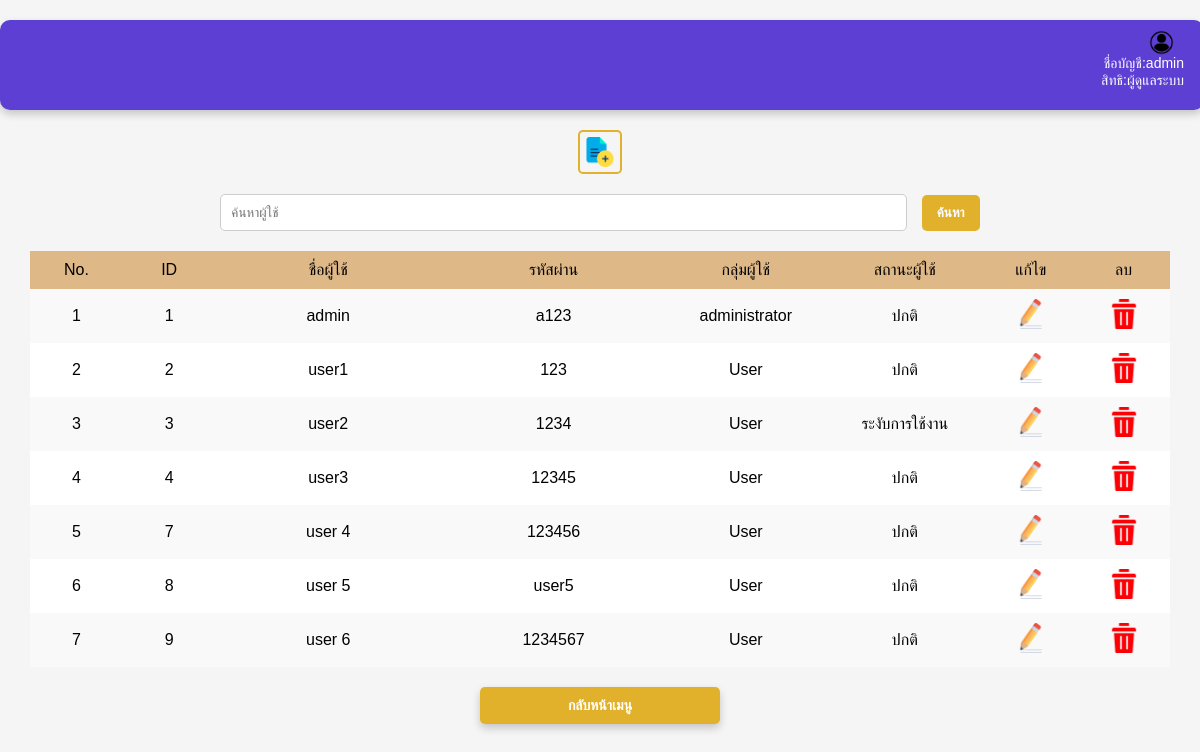
The app's page /User/displayUser.php (signed in) with its own data.
### tables this page shows
CREATE TABLE `user_account` (
  `user_id` int(11) NOT NULL,
  `username` char(100) NOT NULL,
  `pwd` char(20) NOT NULL,
  `user_group` tinyint(4) NOT NULL,
  `user_status` tinyint(4) NOT NULL
);

### User/displayUser.php (the view, shortened to what this page needs)
<?php
include_once("connectdb.php");
if (isset($_COOKIE["username"]) and isset($_COOKIE["UserGroup"])) {
    $username = $_COOKIE["username"];
    $userGroup = $_COOKIE["UserGroup"];
} else {
    echo '<script>
        alert("ยังไม่ได้ login");
        window.location.href="inputLogin.php";
    </script>';
    exit();
}
?>
<!DOCTYPE html>
<html lang="en">
<head>
</head>
<body>
<div class ="login">
        <IMG src="icon/login.png" width="25" height="25">
        <ul>
            <?php
            echo"<li>ชื่อบัญชี:$username </li>";
            echo"<li>สิทธิ:$userGroup</li>";
            ?>
        </ul>
    </div>
    <form method="GET" >
        <?php
        include_once("connectdb.php");
        $userGroup = isset($_COOKIE['UserGroup']) ? $_COOKIE['UserGroup'] : null;
        $search = "";
        $sql = "SELECT * FROM user_account WHERE username LIKE '%$search%'";
        $result = $conn->query($sql);
        if ($result->num_rows > 0){
            if ($userGroup == "ผู้ดูแลระบบ") {
                echo "<a href = 'forminputUser.php'> <img src='icon/add.png' width = 30px ></a>";
            }
            echo "
                    <input type='text' name='search' placeholder='ค้นหาผู้ใช้'
                    style='width: 665px;' value=$search >
                    <input type='submit' value='ค้นหา'>";
        echo "
        <table >
            <tr style = 'background-color:burlywood'>
                <td width = 50 px >No.</td>
                <td width = 50 px >ID</td>
                <td width = 150 px>ชื่อผู้ใช้</td>
                <td width = 150 px>รหัสผ่าน</td>
                <td width = 100 px>กลุ่มผู้ใช้</td>
                <td width = 100 px>สถานะผู้ใช้</td>";
                if ($userGroup == "ผู้ดูแลระบบ") {
                    echo"
                    <td width = 50 px>แก้ไข</td>
                    <td width = 50 px>ลบ</td>";
                }
                echo "</tr>";
            $No =0;
            while ($row = $result->fetch_assoc()){
                $UserId = $row["user_id"];
                $UserName = $row["username"];
                $Password = $row["pwd"];
                $UserGroup = $row["user_group"];
                $UserStatus = $row["user_status"];
                $No++;
                if($UserGroup == 1){
                    $UserGroup = "administrator";
                }else{
                    $UserGroup = "User";
                }
                if($UserStatus == 1){
                    $UserStatus = "ปกติ";
                }else{
                    $UserStatus = "ระงับการใช้งาน";
                }
                echo "
                    <tr>
                        <td>$No</td>
                        <td>$UserId</td>
                        <td>$UserName</td>
                        <td>$Password</td>
                        <td>$UserGroup</td>
                        <td>$UserStatus</td>";
                        if ($userGroup == "ผู้ดูแลระบบ") {
                        echo "
                                <td><a href = 'formeditUser.php? id=$UserId'>
                                <img src='icon/edit.png' width = 30px ></a></td>
                                <td><a href = 'DeleteUser.php? id=$UserId'>
                                <img src='icon/delete.png' width = 30px ></a></td>";
                        }
                        echo"</tr>";
            }
            echo"</table>";
            echo "<a href='../menu.php'>กลับหน้าเมนู</a><br>";
        }else{
            echo "<h1>ไม่ทราบข้อมูลผู้ใช้<h1>
            <a href='../menu.php'>ย้อนกลับ</a><br>";
        }
        ?>
    </form>
</body>
</html>

### User/displayUser.php (style rules this page uses)
body { font-family: Arial, sans-serif; background-color: #f5f5f5; margin: 0; padding: 0; }
.login { width: 97%; height: 70px; text-align: right; padding: 10px 20px; margin: 20px auto; background-color: #5d3fd3; color: white; border-radius: 10px; box-shadow: 0 4px 8px rgba(0, 0, 0, 0.2); }
.login ul { list-style-type: none; padding: 0; margin: 0; }
.login ul li { font-size: 14px; }
.login img { margin-right: 10px; vertical-align: middle; }
table { width: 95%; margin: 20px auto; border-collapse: collapse; }
table th, table td { padding: 10px; text-align: center; }
table tr:nth-child(even) { background-color: #f9f9f9; }
table tr:nth-child(odd) { background-color: #ffffff; }
input[type="text"] { padding: 10px; border: 1px solid #ccc; border-radius: 5px; margin-right: 10px; width: 70%; }
input[type="submit"] { background-color: #e1b12c; color: white; border: none; padding: 10px 15px; border-radius: 5px; font-weight: bold; cursor: pointer; transition: all 0.3s ease; }
a { text-decoration: none; color: #5d3fd3; font-weight: bold; font-size: 14px; }
a[href="../menu.php"], a[href="displayUser.php"] { display: block; text-align: center; background-color: #e1b12c; color: white; padding: 10px 20px; border-radius: 5px; width: 200px; margin: 20px auto; font-weight: bold; text-transform: uppercase; box-shadow: 0 4px 8px rgba(0, 0, 0, 0.2); }
a[href='forminputUser.php'] img { display: block; margin: 20px auto; border: 2px solid #e1b12c; border-radius: 5px; padding: 5px; transition: all 0.3s ease; }
form { text-align: center; margin-top: 20px; }

### records on screen
user_account: user_id "1", username "admin", pwd "a123", user_group "administrator", user_status "ปกติ"
user_account: user_id "2", username "user1", pwd "123", user_group "User", user_status "ปกติ"
user_account: user_id "3", username "user2", pwd "1234", user_group "User", user_status "ระงับการใช้งาน"
user_account: user_id "4", username "user3", pwd "12345", user_group "User", user_status "ปกติ"
user_account: user_id "7", username "user 4", pwd "123456", user_group "User", user_status "ปกติ"
user_account: user_id "8", username "user 5", pwd "user5", user_group "User", user_status "ปกติ"
user_account: user_id "9", username "user 6", pwd "1234567", user_group "User", user_status "ปกติ"

### other values on screen
$username "admin"
$userGroup "ผู้ดูแลระบบ"
